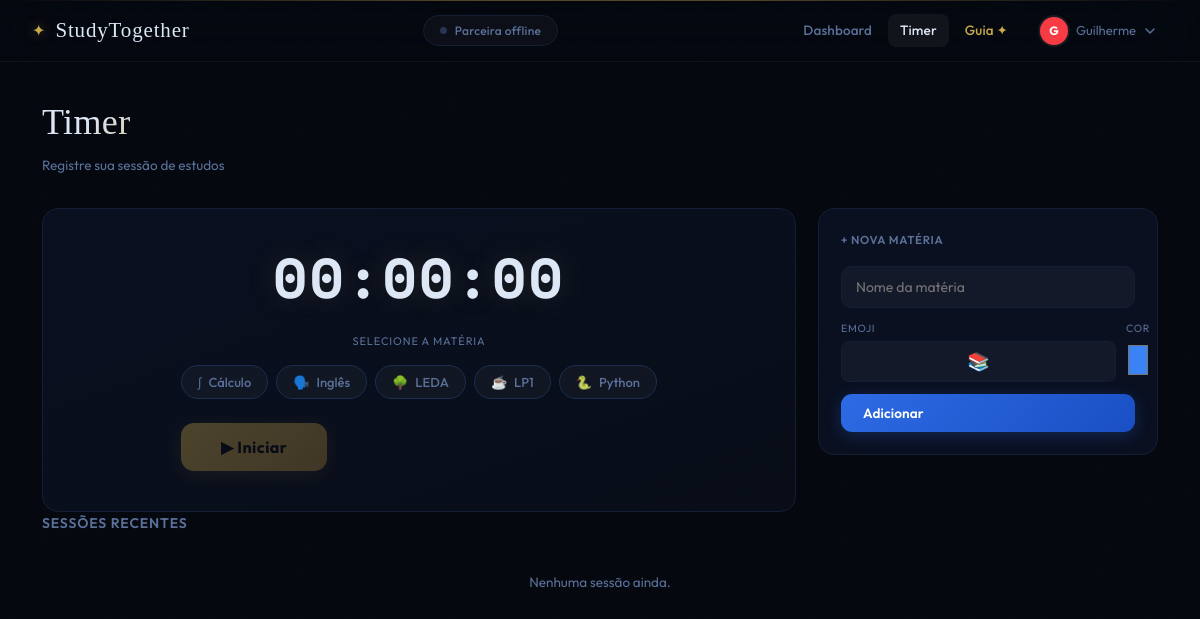
Screenshot of /timer (signed in) with the database file from the repository.
### app.py (models this page shows)
class User(db.Model):
    id            = db.Column(db.Integer, primary_key=True)
    username      = db.Column(db.String(80), unique=True, nullable=False)
    display_name  = db.Column(db.String(80), nullable=False)
    password_hash = db.Column(db.String(200), nullable=False)
    avatar_color  = db.Column(db.String(20), default='#3b82f6')
    subjects      = db.relationship('Subject', backref='user', lazy=True)
    sessions      = db.relationship('StudySession', backref='user', lazy=True)

class Subject(db.Model):
    id       = db.Column(db.Integer, primary_key=True)
    name     = db.Column(db.String(100), nullable=False)
    color    = db.Column(db.String(20), default='#3b82f6')
    emoji    = db.Column(db.String(10), default='📚')
    user_id  = db.Column(db.Integer, db.ForeignKey('user.id'), nullable=False)
    sessions = db.relationship('StudySession', backref='subject', lazy=True)

### app.py (the view)
@app.route('/timer')
@login_required
def timer():
    user = User.query.get(session['user_id'])
    subjects = Subject.query.filter_by(user_id=user.id).order_by(Subject.name).all()
    active = ActiveSession.query.filter_by(user_id=user.id).first()
    return render_template('timer.html', user=user, subjects=subjects, active=active)

### app.py (called while the page is built)
def login_required(f):
    @wraps(f)
    def decorated(*args, **kwargs):
        if 'user_id' not in session:
            return redirect(url_for('login'))
        return f(*args, **kwargs)
    return decorated

### templates/timer.html (shortened to what this page needs)
{% extends 'base.html' %}
{% block content %}
<div class="page-header">
  <div>
    <h2 class="page-title">Timer</h2>
    <p class="page-sub">Registre sua sessão de estudos</p>
  </div>
</div>
<div class="timer-layout">
  <div class="timer-card">
    <div class="timer-display" id="timerDisplay">00:00:00</div>
    <div class="timer-controls" id="timerControls">
      <div id="subjectSelector">
        <div class="timer-select-label">Selecione a matéria</div>
        <div class="subject-picker" id="subjectPicker">
          {% if subjects %}
            {% for s in subjects %}
            <button class="subject-pick-btn" data-id="{{ s.id }}" data-name="{{ s.name }}" data-emoji="{{ s.emoji }}" data-color="{{ s.color }}"
                    onclick="selectSubject({{ s.id }}, '{{ s.name }}', '{{ s.emoji }}', '{{ s.color }}')">
              <span>{{ s.emoji }}</span>
              <span>{{ s.name }}</span>
            </button>
            {% endfor %}
          {% else %}
            <p class="empty-state">Nenhuma matéria cadastrada ainda.</p>
          {% endif %}
        </div>
        <button class="btn-primary timer-start-btn" id="startBtn" onclick="startSession()" disabled>
          ▶ Iniciar
        </button>
      </div>
    </div>
  </div>
  <div class="add-subject-card">
    <h3 class="add-subject-title">+ Nova matéria</h3>
    <div class="add-subject-form">
      <input type="text" id="newSubjectName" placeholder="Nome da matéria" maxlength="50">
      <div class="add-subject-row">
        <div class="emoji-pick">
          <label>Emoji</label>
          <input type="text" id="newSubjectEmoji" value="📚" maxlength="2">
        </div>
        <div class="color-pick">
          <label>Cor</label>
          <input type="color" id="newSubjectColor" value="#3b82f6">
        </div>
      </div>
      <button class="btn-primary" onclick="addSubject()">Adicionar</button>
    </div>
  </div>
</div>
<div class="section-header">
  <h3 class="section-title-lg">Sessões recentes</h3>
</div>
<div id="recentSessions" class="recent-sessions">
</div>
{% endblock %}

### templates/base.html (shortened to what this page needs)
<!DOCTYPE html>
<html lang="pt-BR">
<head>
  <link rel="stylesheet" href="{{ url_for('static', filename='css/style.css') }}">
</head>
<body>
<nav class="navbar">
  <a href="{{ url_for('dashboard') }}" class="nav-brand">
    <span class="brand-icon">✦</span>
    <span class="brand-text">StudyTogether</span>
  </a>
  <div class="nav-status" id="nav-partner-status"></div>
  <div class="nav-right">
    <a href="{{ url_for('dashboard') }}" class="nav-link {% if request.endpoint == 'dashboard' %}active{% endif %}">Dashboard</a>
    <a href="{{ url_for('timer') }}" class="nav-link {% if request.endpoint == 'timer' %}active{% endif %}">Timer</a>
    <a href="{{ url_for('guia') }}" class="nav-link nav-link-guia {% if request.endpoint == 'guia' %}active{% endif %}">Guia ✦</a>
    <div class="nav-user" onclick="toggleProfileMenu()">
      <div class="nav-avatar" style="background: {{ user.avatar_color }}">{{ user.display_name[0].upper() }}</div>
      <span class="nav-username">{{ user.display_name }}</span>
      <svg width="12" height="12" viewBox="0 0 12 12" fill="none"><path d="M2 4L6 8L10 4" stroke="currentColor" stroke-width="1.5" stroke-linecap="round"/></svg>
    </div>
  </div>
</nav>
<main class="main-content">{% block content %}{% endblock %}</main>
</body>
</html>

### rows the page displays
User: display_name "G", display_name "Guilherme"
Subject: emoji "∫", name "Cálculo"
Subject: emoji "🗣️", name "Inglês"
Subject: emoji "🌳", name "LEDA"
Subject: emoji "☕", name "LP1"
Subject: emoji "🐍", name "Python"
